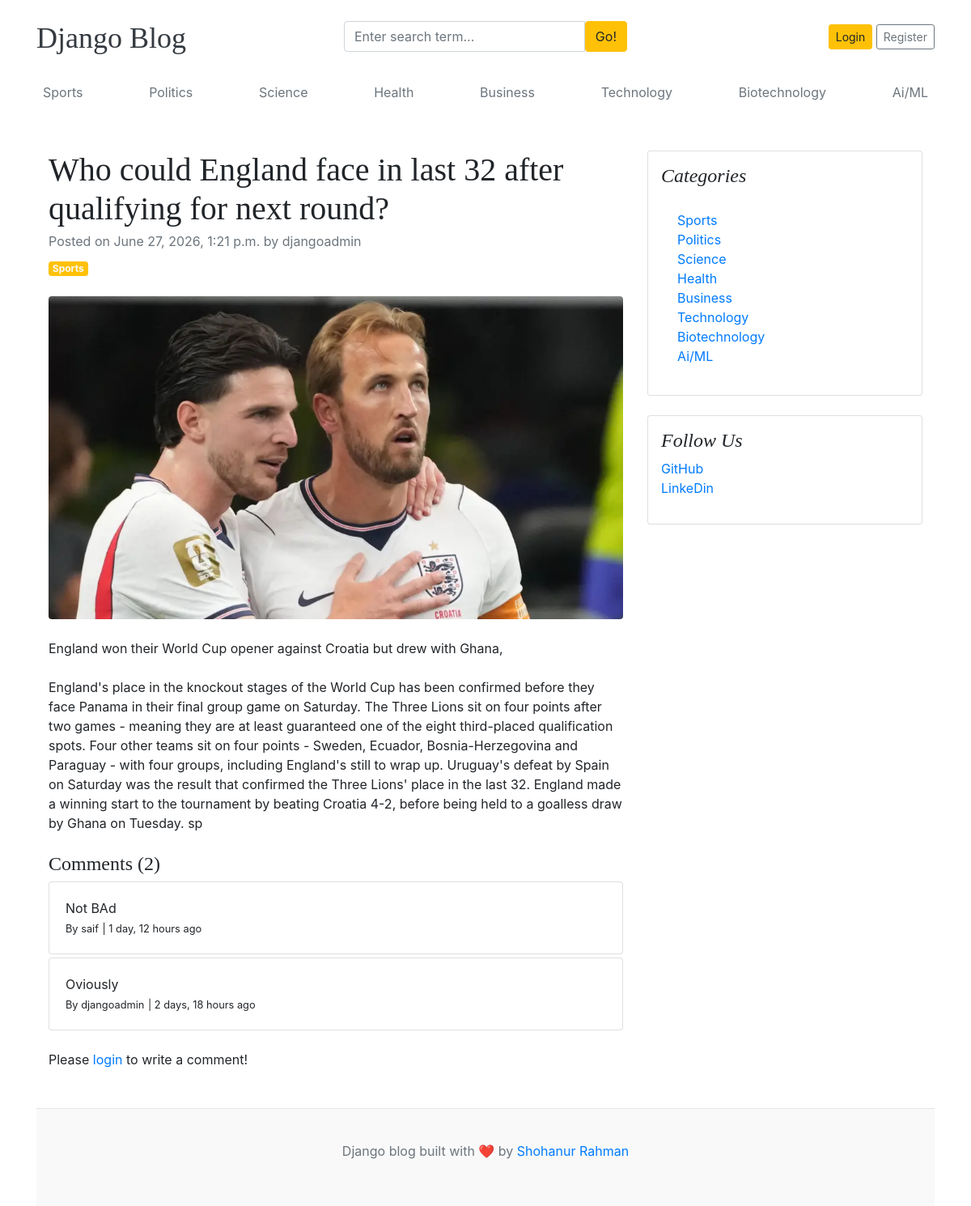
Page /blogs/who-could-england-face-in-last-32-after-qualifying-for-next-round/ on the committed database.
### blogs/models.py (models this page shows, shortened)
class Category(models.Model):
    category_name = models.CharField(max_length=50)
    created_at = models.DateTimeField(auto_now_add=True)
    updated_at = models.DateTimeField(auto_now=True)
    class Meta:
        verbose_name_plural = "Categories"
    def __str__(self):
        return self.category_name

class Blog(models.Model):
    title = models.CharField(max_length=100)
    slug = models.SlugField(max_length=150, unique=True, blank=True)
    category = models.ForeignKey(Category, on_delete=models.CASCADE)
    author = models.ForeignKey(User, on_delete=models.CASCADE)
    featured_image = models.ImageField(upload_to='uploads/%Y/%m/%d/', blank=True)
    short_description = models.TextField(max_length=500)
    blog_body = models.TextField(max_length=2000)
    status = models.CharField(max_length=20, choices=STATUS_CHOICES, default="Draft")
    is_featured = models.BooleanField(default=False)
    created_at = models.DateTimeField(auto_now_add=True)
    updated_at = models.DateTimeField(auto_now=True)

class Comment(models.Model):
    user = models.ForeignKey(User, on_delete=models.CASCADE)
    blog = models.ForeignKey(Blog, on_delete=models.CASCADE)
    comment = models.TextField(max_length=250)
    created_at = models.DateTimeField(auto_now_add=True)
    updated_at = models.DateTimeField(auto_now=True)
    def __str__(self):
        return self.comment

### assignments/models.py (models this page shows, shortened)
class SocialLink(models.Model):
    platform = models.CharField(max_length=25)
    link = models.URLField(max_length=200)
    created_at = models.DateTimeField(auto_now_add=True)
    updated_at = models.DateTimeField(auto_now=True)

### blogs/views.py (the view, shortened to what this page needs)
# urls.py: path('blogs/<slug:slug>/', BlogsView.blogs, name='blogs'),
def blogs(request, slug):
    single_blog = get_object_or_404(Blog, slug=slug, status='Published')
    comments = Comment.objects.filter(blog=single_blog).order_by('-created_at')
    comment_count = comments.count()
    context ={
        'single_blog': single_blog,
        'comments': comments,
        'comment_count': comment_count
    }
    return render (request, 'blogs.html', context)

### blogs/context_processors.py (called while the page is built)
def get_categories(request):
    categories = Category.objects.all()
    return dict(categories=categories)

def get_social_links(request):
    social_links = SocialLink.objects.all()
    return dict(social_links=social_links)

### templates/blogs.html
{% extends 'base.html' %}
{% block content %}
<div class="container mt-5">
    <div class="row">
        <div class="col-lg-8">
            <article>
                <header class="mb-4">
                    <h1 class="fw-bolder mb-1">{{ single_blog.title }}</h1>
                    <div class="text-muted fst-italic mb-2">Posted on {{ single_blog.created_at }} by {{ single_blog.author }}</div>
                    <a class="badge bg-warning text-decoration-none text-light" href="#!">{{ single_blog.category }}</a>
                </header>
                <figure class="mb-4"><img class="img-fluid rounded" src="{{ single_blog.featured_image.url }}" alt="..." /></figure>
                <section class="mb-5">
                    <p class="fs-5 mb-4">{{ single_blog.short_description }}</p>
                    <p class="fs-5 mb-4">{{ single_blog.blog_body }}</p>
                    <h4>Comments ({{ comment_count }})</h4>
                    {% if comments %}
                        {% for comment in comments %}
                            <div class="card mt-1">
                                <div class="card-body">
                                    <p class="card-text mb-0">{{ comment }}</p>
                                    <span>
                                        <small>By {{ comment.user }}</small>
                                        <small>| {{ comment.created_at | timesince }} ago</small>
                                    </span>
                                </div>
                            </div>
                        {% endfor %}
                    {% else %}
                    No comments yet.
                    {% endif %}
                    <br>
                    <div class="form-group">
                        {% if user.is_authenticated %}
                        <form action="" method="POST">
                            {% csrf_token %}
                            <div class="form-group">
                                <textarea name="comment" class="form-control" placeholder="Write your comment"></textarea>
                                <input type="submit" value="Submit" class="btn btn-primary mt-2">
                            </div>
                        </form>
                        {% else %}
                        <p>Please <span><a href="{% url 'login' %}">login</a></span> to write a comment!</p>
                        {% endif %}
                    </div>
                </section>
            </article>
        </div>
        <div class="col-lg-4">
            <div class="card mb-4 p-3">
                <h4 class="font-italic">Categories</h4>
                <div class="card-body">
                    <div class="row">
                        <div class="col-sm-6">
                            <ul class="list-unstyled mb-0">
                                {% for cat in categories %}
                                <li><a href="{% url 'post_by_category' cat.id %}">{{ cat.category_name }}</a></li>
                                {% endfor %}
                            </ul>
                        </div>
                    </div>
                </div>
            </div>
            {% if social_links %}
            <div class="card mb-4 p-3">
                <h4 class="font-italic">Follow Us</h4>
                <ol class="list-unstyled">
                    {% for i in social_links %}
                    <li><a href="{{ i.link }}" target="_blank">{{ i.platform }}</a></li>
                    {% endfor %}
                </ol>
            </div>
            {% endif %}
        </div>
    </div>
</div>
{% endblock %}

### templates/base.html (shortened to what this page needs)
{% load static %}
<!doctype html>
<html lang="en">
<head>
  <link href="https://getbootstrap.com/docs/4.0/dist/css/bootstrap.min.css" rel="stylesheet" />
  <link href="{% static 'css/blog.css' %}" rel="stylesheet" />
  <link rel="stylesheet" href="https://cdnjs.cloudflare.com/ajax/libs/font-awesome/4.7.0/css/font-awesome.min.css">
</head>
<body>
  <div class="container">
    <header class="blog-header py-3">
      <div class="row flex-nowrap justify-content-between align-items-center">
        <div class="col-4 pt-1">
          <a class="blog-header-logo text-dark" href="/">Django Blog</a>
        </div>
        <div class="col-4">
          <form action="{% url 'search' %}" method="GET">
            <div class="input-group">
                <input class="form-control" type="text" name="keyword" value="{{ keyword }}" placeholder="Enter search term..." aria-label="Enter search term..." aria-describedby="button-search" />
                <button type="submit" class="btn btn-warning" id="button-search" type="button">Go!</button>
            </div>
          </form>
        </div>
        <div class="col-4 d-flex justify-content-end align-items-center">
          {% if not user.is_authenticated %}
          <a class="btn btn-sm btn-warning" href="{% url 'login' %}">Login</a>
          <a class="btn btn-sm btn-outline-secondary" href="{% url 'register' %}">Register</a>
          {% endif %}
        </div>
      </div>
    </header>
    <div class="nav-scroller py-1 mb-2">
      <nav class="nav d-flex justify-content-between">
        {% for cat in categories %}
        <a class="p-2 text-muted" href="{% url 'post_by_category' cat.id %}">{{ cat.category_name }}</a>
        {% endfor %}
      </nav>
    </div>
{% block content %}
{% endblock %}
   <footer class="blog-footer">
    <p>
      Django blog built with ❤️ by
      <a href="#">Shohanur Rahman</a>
    </p>
  </footer>
</body>
</html>

### blog_main/static/css/blog.css (style rules this page uses)
.blog-header-logo { font-family: "Playfair Display", Georgia, "Times New Roman", serif; font-size: 2.25rem; }
h1, h2, h3, h4, h5, h6 { font-family: "Playfair Display", Georgia, "Times New Roman", serif; }
.blog-footer { padding: 2.5rem 0; color: #6c757d; text-align: center; background-color: #f9f9f9; border-top: 1px solid #e5e5e5; }

### rows in the picture
Category: category_name "Sports"
Category: category_name "Politics"
Category: category_name "Science"
Category: category_name "Health"
Category: category_name "Business"
Category: category_name "Technology"
Category: category_name "Biotechnology"
Category: category_name "Ai/ML"
Blog: title "Who could England face in last 32 after qualifying for next round?", created_at "June 27, 2026, 1:21 p.m.", author "djangoadmin", category "Sports", featured_image (picture), short_description "England won their World Cup opener against Croatia but drew with Ghana,", blog_body "England's place in the knockout stages of the World Cup has been confirmed before they face Panama in their final group game on Saturday. The Three Lions sit on four points after two games - meaning they are at least guaranteed one of the eight third-placed qualification spots. Four other teams sit on four points - Sweden, Ecuador, Bosnia-Herzegovina and Paraguay - with four groups, including England's still to wrap up. Uruguay's defeat by Spain on Saturday was the result that confirmed the Three Lions' place in the last 32. England made a winning start to the tournament by beating Croatia 4-2, before being held to a goalless draw by Ghana on Tuesday. sp"
Comment: comment "Not BAd", user "saif", created_at "1 day, 12 hours"
Comment: comment "Oviously", user "djangoadmin", created_at "2 days, 18 hours"
SocialLink: platform "GitHub"
SocialLink: platform "LinkeDin"

### other values in the picture
{{ comment_count }} "2"
